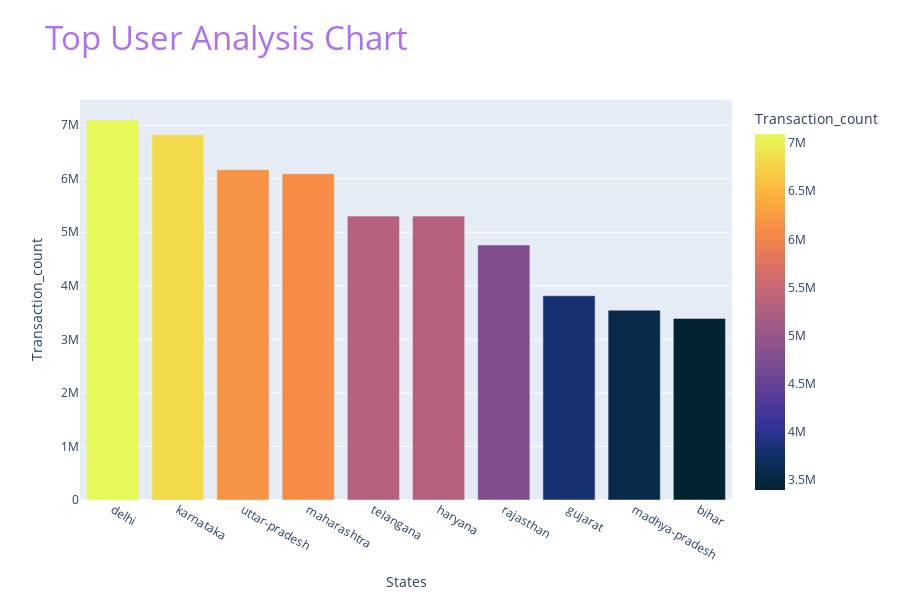

The cell this chart's notebook holds for it:
### Code cell
#All India User Analysis Bar chart
df_top_us_tab_qry_rslt1['States'] = df_top_us_tab_qry_rslt1['States'].astype(str)
df_top_us_tab_qry_rslt1['Transaction_count'] = df_top_us_tab_qry_rslt1['Transaction_count'].astype(float)
df_top_us_tab_qry_rslt1_fig = px.bar(df_top_us_tab_qry_rslt1, x='States', y='Transaction_count',
                                        color='Transaction_count', color_continuous_scale='thermal',
                                        title='Top User Analysis Chart', height=600, )
df_top_us_tab_qry_rslt1_fig.update_layout(title_font=dict(size=33), title_font_color='#AD71EF')

### Figure 1 — Plotly figure (JSON) as saved in the notebook; plotly's stock layout.template omitted (floating-point values rounded to 4 significant figures)
{"data": [{"alignmentgroup": "True", "hovertemplate": "States=%{x}<br>Transaction_count=%{marker.color}<extra></extra>", "legendgroup": "", "marker": {"color": [7096401, 6818955, 6169543, 6094025, 5301668, 5301526, 4762562, 3814379, 3544116, 3390490], "coloraxis": "coloraxis", "pattern": {"shape": ""}}, "name": "", "offsetgroup": "", "orientation": "v", "showlegend": false, "textposition": "auto", "type": "bar", "x": ["delhi", "karnataka", "uttar-pradesh", "maharashtra", "telangana", "haryana", "rajasthan", "gujarat", "madhya-pradesh", "bihar"], "xaxis": "x", "y": [7096401, 6818955, 6169543, 6094025, 5301668, 5301526, 4762562, 3814379, 3544116, 3390490], "yaxis": "y"}], "layout": {"barmode": "relative", "coloraxis": {"colorbar": {"title": {"text": "Transaction_count"}}, "colorscale": [[0, "rgb(3, 35, 51)"], [0.09091, "rgb(13, 48, 100)"], [0.1818, "rgb(53, 50, 155)"], [0.2727, "rgb(93, 62, 153)"], [0.3636, "rgb(126, 77, 143)"], [0.4545, "rgb(158, 89, 135)"], [0.5455, "rgb(193, 100, 121)"], [0.6364, "rgb(225, 113, 97)"], [0.7273, "rgb(246, 139, 69)"], [0.8182, "rgb(251, 173, 60)"], [0.9091, "rgb(246, 211, 70)"], [1, "rgb(231, 250, 90)"]]}, "height": 600, "legend": {"tracegroupgap": 0}, "title": {"font": {"color": "#AD71EF", "size": 33}, "text": "Top User Analysis Chart"}, "xaxis": {"anchor": "y", "domain": [0, 1], "title": {"text": "States"}}, "yaxis": {"anchor": "x", "domain": [0, 1], "title": {"text": "Transaction_count"}}}}
